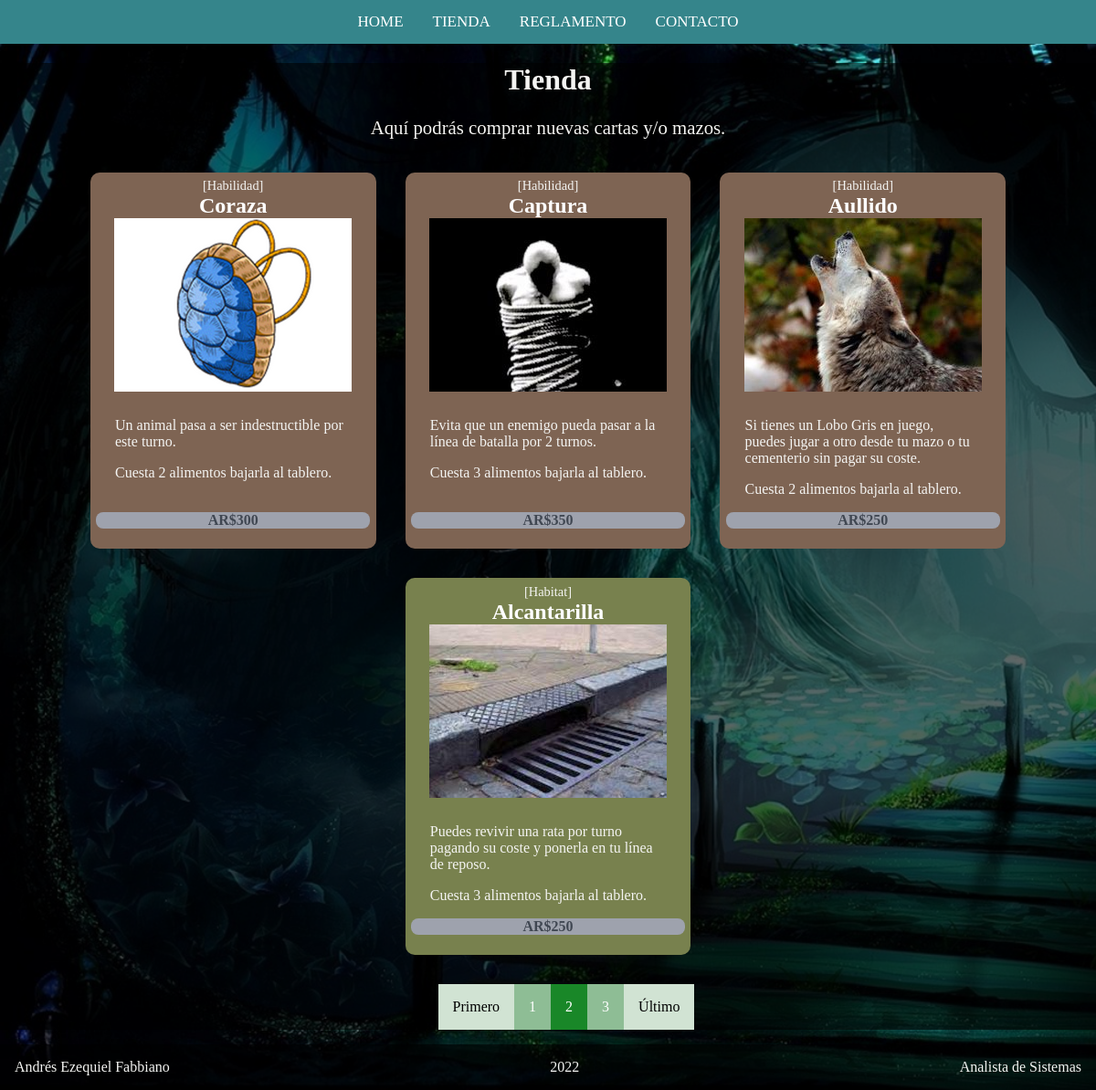
The page /pages/shop.php?pag=2 on the database its author committed.
### tables this page shows
CREATE TABLE `cartas` (
  `id` tinyint(3) UNSIGNED NOT NULL,
  `tipo` varchar(255) NOT NULL,
  `nombre` varchar(255) NOT NULL,
  `alimentos` int(11) NOT NULL,
  `dano` int(11) NOT NULL,
  `imagen` varchar(255) NOT NULL,
  `efecto` text NOT NULL,
  `precio` int(11) NOT NULL
);

### functions/func_queries.php (called while the page is built, shortened)
<?php
function getCards(PDO $connection)
{
    $querie = $connection->prepare('SELECT * FROM cartas');
    $querie->execute();
    $cards = $querie->fetchAll(PDO::FETCH_ASSOC);
    return $cards;
}

### functions/func_page_list.php (called while the page is built)
<?php
function page_list($list, $current_page, $page_quantity)
{
    $from = ($current_page - 1) * $page_quantity;
    return array_splice($list, $from, $page_quantity);
}
function page_links($quantity, $current_page, $page_quantity)
{
    $amount_of_pages = ceil($quantity / $page_quantity);
    $result = array(
        'amount' => $amount_of_pages,
        'current' => $current_page,
        'previous' => ($current_page > 1) ? ($current_page - 1) : null,
        'next' => ($current_page < $amount_of_pages) ? ($current_page + 1) : null,
        'first' => ($current_page > 1) ? 1 : null,
        'last' => ($current_page < $amount_of_pages) ? $amount_of_pages : null
    );
    return $result;
}

### pages/shop.php (the view, shortened to what this page needs)
<?php
require_once('../functions/func_queries.php');
$cards = getCards($connection);
require_once('../functions/func_page_list.php');
$amount = count($cards);
$current_page = $_GET['pag'] ?? 1;
$items_per_page = 4;
$pages_links = page_links($amount, $current_page, $items_per_page);
$cards = page_list($cards, $current_page, $items_per_page);
?>
<!DOCTYPE html>
<html lang="en">
<head>
    <?php require('../layout/_styleSheet.php') ?>
</head>
<body class="body">
    <?php require('../layout/_header.php') ?>
    <main>
        <div class="titulo__tienda">
            <h1 id="tituloCambiante">Tienda</h1>
            <div class=" titulo__subtitulo">
                <p>Aquí podrás comprar nuevas cartas y/o mazos.</p>
            </div>
            <div class="carta">
                <?php
                foreach ($cards as $card) :
                ?>
                    <div class="carta__contorno<?php echo $card['tipo'] ?>" id="tipo<?php echo $card['id'] ?>">
                        <div class="carta__superior">
                            <div class="carta__superior--tipo" id="tipoCarta<?php echo $card['id'] ?>">
                                [<?php echo $card['tipo'] ?>]
                            </div>
                            <div class="carta__cartaReal">
                                <a href="<?php echo BASE_URL; ?>/pages/card_info.php?id=<?php echo $card['id']; ?>">
                                    <div class="carta__medio">
                                        <div class="carta__medio--nombre" id="nombreCarta<?php echo $card['id'] ?>">
                                            <?php echo $card['nombre'] ?>
                                        </div>
                                        <div class="carta__medio--imagen" id="imagenCarta<?php echo $card['id'] ?>">
                                            <img src="../assets/<?php echo $card['imagen'] ?>">
                                        </div>
                                    </div>
                                </a>
                                <div class="carta__inferior">
                                    <div class="carta__inferior--efecto" id="efectoCarta<?php echo $card['id'] ?>">
                                        <p>
                                            <?php echo $card['efecto'] ?>
                                        </p>
                                        <p>
                                            Cuesta <?php echo $card['alimentos'] ?> alimentos bajarla al tablero.
                                        </p>
                                    </div>
                                </div>
                                <div class="carta__precio">
                                    <span>AR$<?php echo $card['precio'] ?></span>
                                </div>
                            </div>
                        </div>
                    </div>
                <?php endforeach ?>
            </div>
            <nav>
                <ul class="paginationContainer">
                    <?php if ($pages_links['previous']) : ?>
                        <li class="pagination__limit">
                            <a class="limit" href="?pag=<?php echo $pages_links['first'] ?>">Primero</a>
                        </li>
                        <li>
                            <a href="?pag=<?php echo $pages_links['previous'] ?>"><?php echo $pages_links['previous'] ?></a>
                        </li>
                    <?php endif ?>
                    <li class="pagination__active">
                        <span>
                            <?php echo $pages_links['current'] ?>
                        </span>
                    </li>
                    <?php if ($pages_links['next']) : ?>
                        <li>
                            <a href="?pag=<?php echo $pages_links['next'] ?>"><?php echo $pages_links['next'] ?></a>
                        </li>
                        <li class="pagination__limit">
                            <a class="limit" href="?pag=<?php echo $pages_links['last'] ?>">Último</a>
                        </li>
                    <?php endif ?>
                </ul>
            </nav>
    </main>
    <?php require('../layout/_footer.php') ?>
</body>
</html>

### css/style.css (style rules this page uses)
h1 { text-align: center; font-weight: 700; }
:root { --colorTextos: #49454567; }
@media (min-width: 992px) { .body { background-image: url("../assets/puente-bosque.jpg"); background-size: cover; color: #f4f4f2; padding: 0px; margin: 0px; } }
@media (min-width: 992px) { .titulo__tienda { background-color: rgba(0, 0, 0, 0.6); } }
@media (min-width: 992px) { h1, h3, h4 { text-shadow: -1px -1px 0 #000, 1px -1px 0 #000, -1px 1px 0 #000, 1px 1px 0 #000; } }
@media (min-width: 992px) { .titulo__subtitulo { text-align: center; font-size: 1.3rem; text-shadow: -1px -1px 0 #000, 1px -1px 0 #000, -1px 1px 0 #000, 1px 1px 0 #000; } }
@media (min-width: 992px) { .carta { display: flex; flex-direction: row; flex-wrap: wrap; align-items: center; justify-content: center; } }
@media (min-width: 992px) { .carta__contornoHabilidad { display: flex; flex-direction: column; width: 300px; height: 400px; background-color: #7e6453; color: #f4f4f2; border-radius: 10px; padding: 0.4rem; margin: 1rem; align-items: center; } }
@media (min-width: 992px) { .carta__contornoHabitat { display: flex; flex-direction: column; width: 300px; height: 400px; background-color: #78814e; color: #f4f4f2; border-radius: 10px; padding: 0.4rem; margin: 1rem; align-items: center; } }
@media (min-width: 992px) { .carta__superior { height: 15px; width: 300px; } }
@media (min-width: 992px) { .carta__superior--tipo { text-align: center; font-size: 0.9rem; } }
@media (min-width: 992px) { .carta__cartaReal { height: 350px; width: 300px; } }
@media (min-width: 992px) { .carta__medio--nombre { font-size: 1.5rem; font-weight: 800; text-align: center; } }
@media (min-width: 992px) { .carta__medio--imagen { text-align: center; border-radius: 5px; } }
@media (min-width: 992px) { .carta__inferior { width: 300px; height: 120px; padding-left: 1.3rem; padding-right: 1.3rem; padding-top: 0.5rem; } }
@media (min-width: 992px) { .carta__inferior--efecto { text-align: left; width: 85%; height: 90%; } }
@media (min-width: 992px) { .carta__precio { background-color: #9ea2ad; color: #404752; font-weight: 600; border: none; width: 100%; border-radius: 8px; text-align: center; } }
a { text-decoration: none; }
.paginationContainer { display: flex; flex-direction: row; justify-content: center; }
.paginationContainer li { text-decoration: none; list-style: none; padding: 1rem; background-color: rgb(142, 189, 149); color: rgb(0, 0, 0); }
.paginationContainer li.pagination__active { background-color: rgb(25, 135, 40); color: white; }
.paginationContainer li.pagination__limit { background-color: rgb(209, 227, 211); color: black; }
.paginationContainer a { color: white; text-decoration: none; }
.paginationContainer a.limit { color: black; }
a { color: white; }

### rows shown on the page
cartas: tipo "Habilidad", nombre "Coraza", imagen (picture), efecto "Un animal pasa a ser indestructible por este turno.", alimentos "2", precio "300"
cartas: tipo "Habilidad", nombre "Captura", imagen (picture), efecto "Evita que un enemigo pueda pasar a la línea de batalla por 2 turnos.", alimentos "3", precio "350"
cartas: tipo "Habilidad", nombre "Aullido", imagen (picture), efecto "Si tienes un Lobo Gris en juego, puedes jugar a otro desde tu mazo o tu cementerio sin pagar su coste.", alimentos "2", precio "250"
cartas: tipo "Habitat", nombre "Alcantarilla", imagen (picture), efecto "Puedes revivir una rata por turno pagando su coste y ponerla en tu línea de reposo.", alimentos "3", precio "250"
cartas: id "1"

### other values the page prints
$pages_links['current'] "2"
$pages_links['next'] "3"
